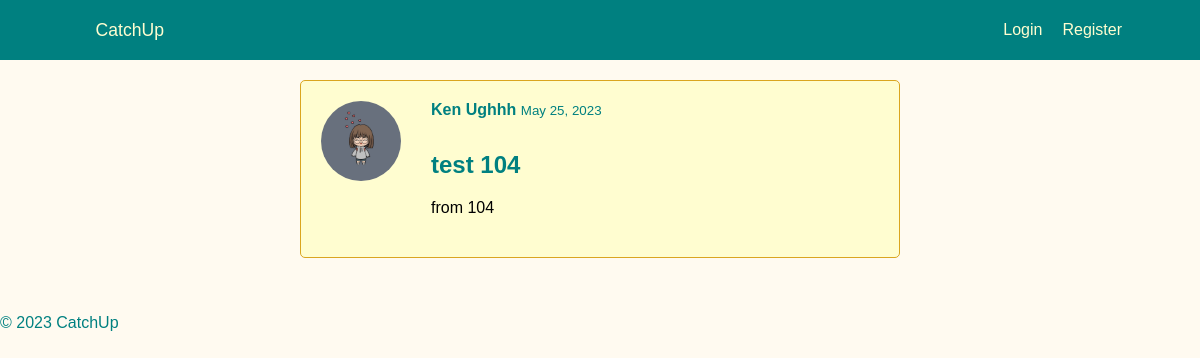
The page /post/8/ on the database as committed earlier.
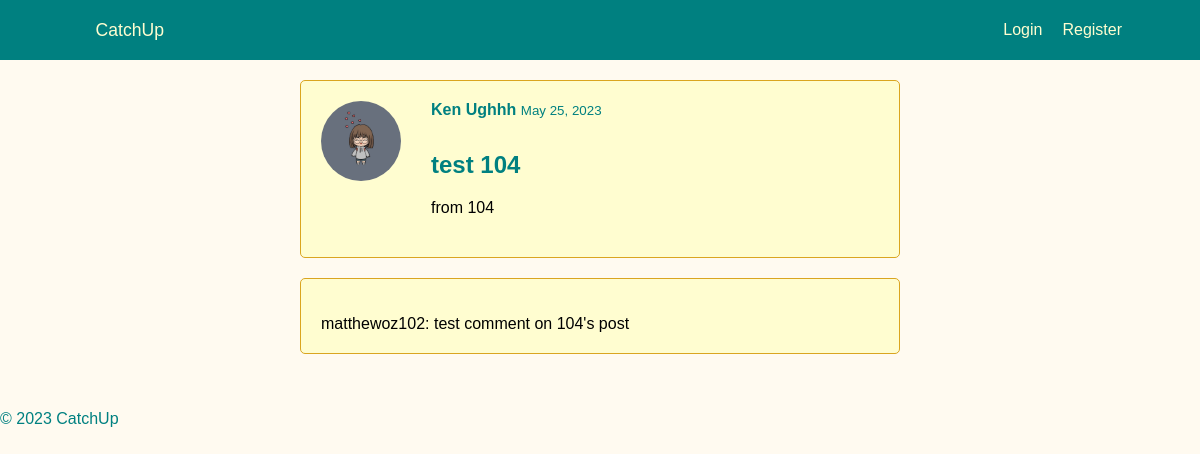
The same page on the database as committed later.
### users/models.py (models this page shows, shortened)
class Comment(models.Model):
    post = models.ForeignKey(Post, on_delete=models.CASCADE, related_name='comments')
    user = models.ForeignKey(User, on_delete=models.CASCADE)
    body = models.TextField()
    created_at = models.DateTimeField(auto_now_add=True)

### users/views.py (the view)
# urls.py: path('post/<int:post_id>/', views.post_detail, name='post_detail'),
def post_detail(request, post_id):
    post = get_object_or_404(Post, pk=post_id)
    comments = Comment.objects.filter(post=post)
    if request.method == 'POST':
        body = request.POST.get('body')
        new_comment = Comment.objects.create(post=post, user=request.user, body=body)
        new_comment.save()
    context = {
        'post': post,
        'comments': comments,
    }
    return render(request, 'users/post_detail.html', context)

### users/templates/users/post_detail.html (shortened to what this page needs)
{% extends 'users/base.html' %}
{% load static %}
{% block extra_css %}
    <link rel="stylesheet" type="text/css" href="{% static 'users/post_detail.css' %}" />
{% endblock %}
{% block content %}
    <div class="post-detail-container">
        <div class="post-content">
            <div class="post-header">
                <div class="profile-image-container">
                    <img src="{{ post.user.userprofile.profile_picture.url }}" alt="{{ post.user.userprofile.first_name }}" class="profile-pic">
                </div>
                <div class="post-user-name">
                    <strong>{{ post.user.userprofile.first_name }} {{ post.user.userprofile.last_name }}</strong>
                    <small class="post-date">{{ post.created_at|date:"F j, Y" }}</small>
                    <h4 class="post-title">{{ post.title }}</h4>
                    <p class="post-description">{{ post.description }}</p>
                </div>
            </div>
        </div>
        <div class="comments-section">
            {% for comment in comments %}
                <div class="comment">
                    <p>{{ comment.user.username }}: {{ comment.body }}</p>
                </div>
            {% endfor %}
        </div>
    </div>
{% endblock %}

Rows that differ between the two databases and show on the page:
added Comment: user.username "matthewoz102", body "test comment on 104's post"
